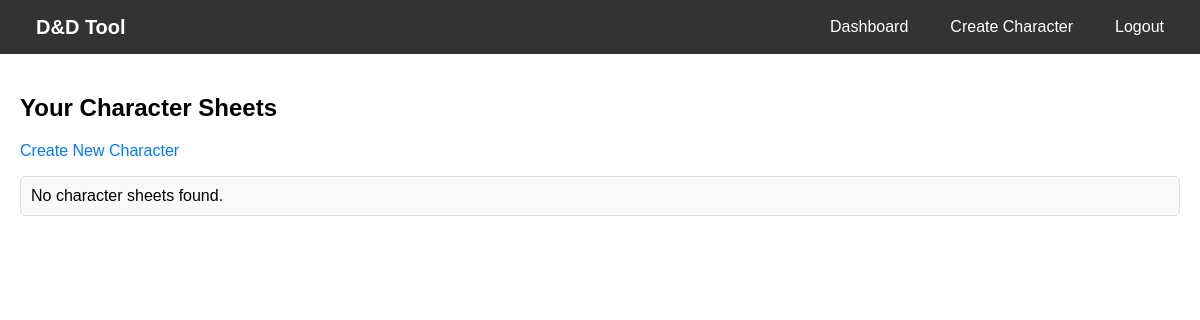
/accounts/characters/ (signed in), run on an earlier commit of the app's database.
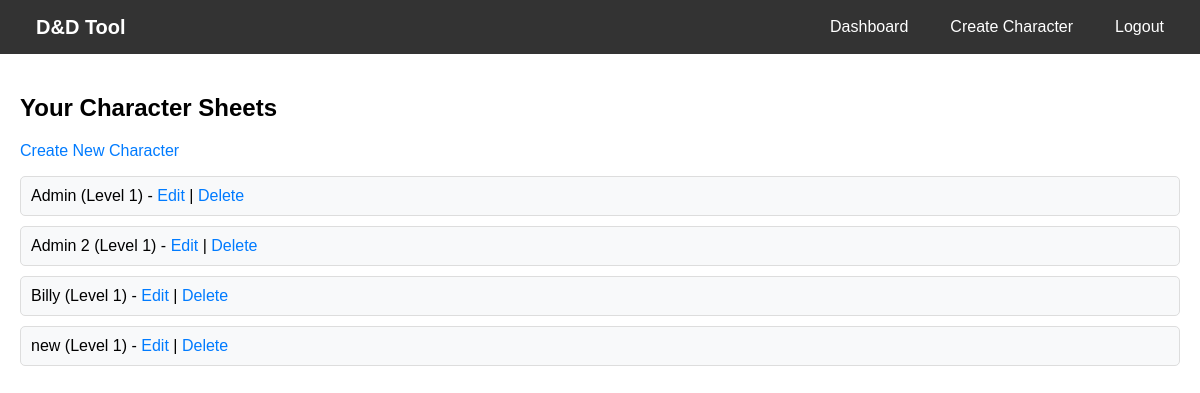
And on a later commit of the database.
### accounts/models.py (models this page shows, shortened)
class CharacterSheet(models.Model):
    user = models.ForeignKey(User, on_delete=models.CASCADE)
    name = models.CharField(max_length=100)  # Required
    class_name = models.CharField(max_length=100, blank=True, null=True)
    level = models.PositiveIntegerField(default=1, blank=True, null=True)
    race = models.CharField(max_length=100, blank=True, null=True)
    alignment = models.CharField(max_length=50, blank=True, null=True)
    hit_points = models.PositiveIntegerField(default=10, blank=True, null=True)
    armor_class = models.PositiveIntegerField(default=10, blank=True, null=True)
    initiative = models.IntegerField(default=0, blank=True, null=True)
    speed = models.PositiveIntegerField(default=30, blank=True, null=True)
    strength = models.PositiveIntegerField(default=10, blank=True, null=True)
    dexterity = models.PositiveIntegerField(default=10, blank=True, null=True)
    constitution = models.PositiveIntegerField(default=10, blank=True, null=True)
    intelligence = models.PositiveIntegerField(default=10, blank=True, null=True)
    wisdom = models.PositiveIntegerField(default=10, blank=True, null=True)
    charisma = models.PositiveIntegerField(default=10, blank=True, null=True)
    saving_throw_strength = models.BooleanField(default=False)
    saving_throw_dexterity = models.BooleanField(default=False)
    saving_throw_constitution = models.BooleanField(default=False)
    saving_throw_intelligence = models.BooleanField(default=False)
    saving_throw_wisdom = models.BooleanField(default=False)
    saving_throw_charisma = models.BooleanField(default=False)
    spell_slots = models.JSONField(default=dict, blank=True, null=True)
    spells_known = models.TextField(blank=True, null=True)
    primary_attack_name = models.CharField(max_length=100, blank=True, null=True)
    primary_attack_type = models.CharField(max_length=20, choices=[('Melee', 'Melee'), ('Ranged', 'Ranged')], blank=True, null=True)
    primary_attack_bonus = models.IntegerField(default=0, blank=True, null=True)
    primary_attack_damage = models.CharField(max_length=20, blank=True, null=True)
    primary_attack_damage_type = models.CharField(max_length=20, blank=True, null=True)
    secondary_attack_name = models.CharField(max_length=100, blank=True, null=True)
    secondary_attack_type = models.CharField(max_length=20, blank=True, null=True)
    secondary_attack_bonus = models.IntegerField(default=0, blank=True, null=True)
    secondary_attack_damage = models.CharField(max_length=20, blank=True, null=True)
    secondary_attack_damage_type = models.CharField(max_length=20, blank=True, null=True)
    special_abilities = models.TextField(blank=True, null=True)
    reactions = models.TextField(blank=True, null=True)
    combat_role = models.CharField(max_length=50, blank=True, null=True)
    preferred_range = models.CharField(max_length=20, blank=True, null=True)
    attack_priority = models.CharField(max_length=50, blank=True, null=True)
    escape_threshold = models.PositiveIntegerField(default=20, blank=True, null=True)
    conditions = models.TextField(blank=True, null=True)
    temporary_hit_points = models.PositiveIntegerField(default=0, blank=True, null=True)
    ongoing_damage = models.CharField(max_length=50, blank=True, null=True)
    available_actions = models.JSONField(default=dict, blank=True, null=True)
    bonus_actions = models.JSONField(default=dict, blank=True, null=True)
    finished = models.BooleanField(default=False, editable=False)
    created_at = models.DateTimeField(auto_now_add=True)

### accounts/views.py (the view)
# urls.py: path('characters/', views.character_list, name='character_list'),
@login_required
def character_list(request):
    sheets = CharacterSheet.objects.filter(user=request.user)
    return render(request, 'accounts/character_list.html', {'sheets': sheets})

### accounts/templates/accounts/character_list.html (shortened to what this page needs)
{% extends 'base.html' %}
{% block content %}
<h2>Your Character Sheets</h2>
<a href="{% url 'character_create' %}">Create New Character</a>
<ul>
    {% for sheet in sheets %}
        <li>
            {{ sheet.name }} (Level {{ sheet.level }}) - {{ sheet.class_name }}
            <a href="{% url 'character_edit' sheet.id %}">Edit</a> |
            <a href="{% url 'character_delete' sheet.id %}">Delete</a>
        </li>
    {% empty %}
        <li>No character sheets found.</li>
    {% endfor %}
</ul>
{% endblock %}

What changed in the data, as far as the page shows it:
added CharacterSheet: name "Admin", level "1"
added CharacterSheet: name "Admin 2", level "1"
added CharacterSheet: name "Billy", level "1"
added CharacterSheet: name "new", level "1"
Also different on the page:
text no longer shown: "No character sheets found."
